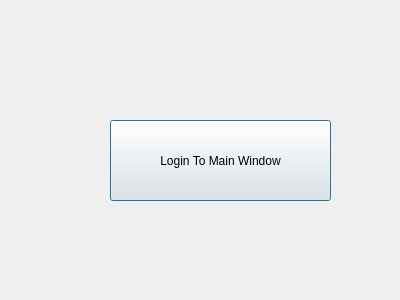
<?xml version="1.0" encoding="UTF-8"?>
<ui version="4.0">
 <class>LoginDlg</class>
 <widget class="QDialog" name="LoginDlg">
  <property name="geometry">
   <rect>
    <x>0</x>
    <y>0</y>
    <width>400</width>
    <height>300</height>
   </rect>
  </property>
  <property name="windowTitle">
   <string>Dialog</string>
  </property>
  <widget class="QPushButton" name="pushButton">
   <property name="geometry">
    <rect>
     <x>110</x>
     <y>120</y>
     <width>221</width>
     <height>81</height>
    </rect>
   </property>
   <property name="text">
    <string>Login To Main Window</string>
   </property>
  </widget>
 </widget>
 <resources/>
 <connections/>
</ui>
